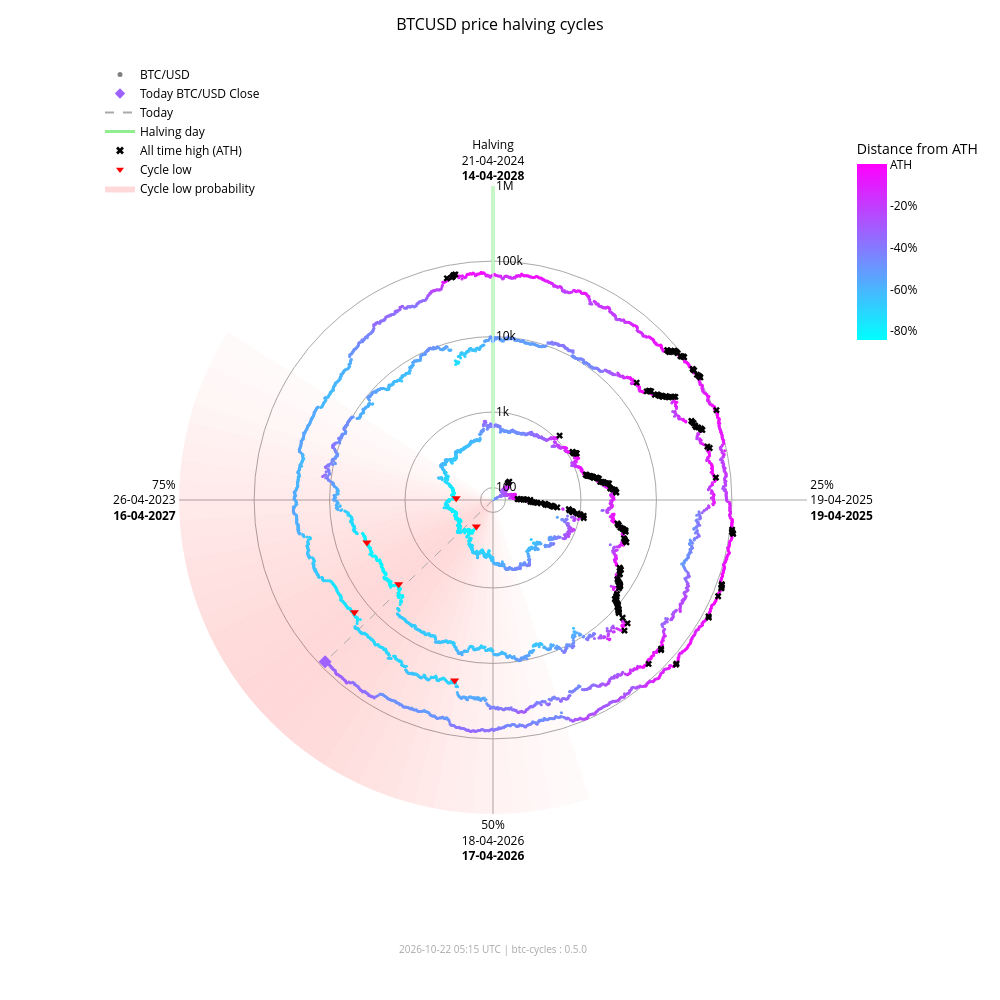

The cell this chart's notebook holds for it:
### Markdown cell above
### Interactive chart (plotly)

### Code cell
fig_interactive = btc.plot(
    kind="interactive",
    from_date="2012-11-28",
)
# plotly config for interactivity
config = {"scrollZoom": True, "displayModeBar": True}
# display in notebook
fig_interactive.show(config=config)

### Figure 1 — Plotly figure (JSON) as saved in the notebook; plotly's stock layout.template omitted (floating-point values rounded to 4 significant figures; data arrays with more than 128 entries replaced by an {"elided": "..."} marker saying what was removed)
{"data": [{"fill": "toself", "fillcolor": "rgba(255,0,0,0.018306980149439524)", "hoverinfo": "skip", "line": {"width": 0}, "mode": "lines", "r": [68.43, 1000000, 1000000, 68.43, 68.43], "showlegend": false, "theta": [162.0, 162.0, 165.6, 165.6, 162.0], "type": "scatterpolar"}, {"fill": "toself", "fillcolor": "rgba(255,0,0,0.02405911634527998)", "hoverinfo": "skip", "line": {"width": 0}, "mode": "lines", "r": [68.43, 1000000, 1000000, 68.43, 68.43], "showlegend": false, "theta": [165.6, 165.6, 169.2, 169.2, 165.6], "type": "scatterpolar"}, {"fill": "toself", "fillcolor": "rgba(255,0,0,0.030803449372254352)", "hoverinfo": "skip", "line": {"width": 0}, "mode": "lines", "r": [68.43, 1000000, 1000000, 68.43, 68.43], "showlegend": false, "theta": [169.2, 169.2, 172.8, 172.8, 169.2], "type": "scatterpolar"}, {"fill": "toself", "fillcolor": "rgba(255,0,0,0.03847233586005252)", "hoverinfo": "skip", "line": {"width": 0}, "mode": "lines", "r": [68.43, 1000000, 1000000, 68.43, 68.43], "showlegend": false, "theta": [172.8, 172.8, 176.4, 176.4, 172.8], "type": "scatterpolar"}, {"fill": "toself", "fillcolor": "rgba(255,0,0,0.04694405159551339)", "hoverinfo": "skip", "line": {"width": 0}, "mode": "lines", "r": [68.43, 1000000, 1000000, 68.43, 68.43], "showlegend": false, "theta": [176.4, 176.4, 180.0, 180.0, 176.4], "type": "scatterpolar"}, {"fill": "toself", "fillcolor": "rgba(255,0,0,0.05605603979818329)", "hoverinfo": "skip", "line": {"width": 0}, "mode": "lines", "r": [68.43, 1000000, 1000000, 68.43, 68.43], "showlegend": false, "theta": [180.0, 180.0, 183.6, 183.6, 180.0], "type": "scatterpolar"}, {"fill": "toself", "fillcolor": "rgba(255,0,0,0.06562330627802694)", "hoverinfo": "skip", "line": {"width": 0}, "mode": "lines", "r": [68.43, 1000000, 1000000, 68.43, 68.43], "showlegend": false, "theta": [183.6, 183.6, 187.2, 187.2, 183.6], "type": "scatterpolar"}, {"fill": "toself", "fillcolor": "rgba(255,0,0,0.07545707932574237)", "hoverinfo": "skip", "line": {"width": 0}, "mode": "lines", "r": [68.43, 1000000, 1000000, 68.43, 68.43], "showlegend": false, "theta": [187.2, 187.2, 190.8, 190.8, 187.2], "type": "scatterpolar"}, {"fill": "toself", "fillcolor": "rgba(255,0,0,0.08537841060169407)", "hoverinfo": "skip", "line": {"width": 0}, "mode": "lines", "r": [68.43, 1000000, 1000000, 68.43, 68.43], "showlegend": false, "theta": [190.8, 190.8, 194.4, 194.4, 190.8], "type": "scatterpolar"}, {"fill": "toself", "fillcolor": "rgba(255,0,0,0.09522272137134848)", "hoverinfo": "skip", "line": {"width": 0}, "mode": "lines", "r": [68.43, 1000000, 1000000, 68.43, 68.43], "showlegend": false, "theta": [194.4, 194.4, 198.0, 198.0, 194.4], "type": "scatterpolar"}, {"fill": "toself", "fillcolor": "rgba(255,0,0,0.10483418800389058)", "hoverinfo": "skip", "line": {"width": 0}, "mode": "lines", "r": [68.43, 1000000, 1000000, 68.43, 68.43], "showlegend": false, "theta": [198.0, 198.0, 201.6, 201.6, 198.0], "type": "scatterpolar"}, {"fill": "toself", "fillcolor": "rgba(255,0,0,0.11405248627197925)", "hoverinfo": "skip", "line": {"width": 0}, "mode": "lines", "r": [68.43, 1000000, 1000000, 68.43, 68.43], "showlegend": false, "theta": [201.6, 201.6, 205.2, 205.2, 201.6], "type": "scatterpolar"}, {"fill": "toself", "fillcolor": "rgba(255,0,0,0.12269756305009562)", "hoverinfo": "skip", "line": {"width": 0}, "mode": "lines", "r": [68.43, 1000000, 1000000, 68.43, 68.43], "showlegend": false, "theta": [205.2, 205.2, 208.8, 208.8, 205.2], "type": "scatterpolar"}, {"fill": "toself", "fillcolor": "rgba(255,0,0,0.13055959037792858)", "hoverinfo": "skip", "line": {"width": 0}, "mode": "lines", "r": [68.43, 1000000, 1000000, 68.43, 68.43], "showlegend": false, "theta": [208.8, 208.8, 212.4, 212.4, 208.8], "type": "scatterpolar"}, {"fill": "toself", "fillcolor": "rgba(255,0,0,0.13740037014073872)", "hoverinfo": "skip", "line": {"width": 0}, "mode": "lines", "r": [68.43, 1000000, 1000000, 68.43, 68.43], "showlegend": false, "theta": [212.4, 212.4, 216.0, 216.0, 212.4], "type": "scatterpolar"}, {"fill": "toself", "fillcolor": "rgba(255,0,0,0.14296927208088228)", "hoverinfo": "skip", "line": {"width": 0}, "mode": "lines", "r": [68.43, 1000000, 1000000, 68.43, 68.43], "showlegend": false, "theta": [216.0, 216.0, 219.6, 219.6, 216.0], "type": "scatterpolar"}, {"fill": "toself", "fillcolor": "rgba(255,0,0,0.14703219887325494)", "hoverinfo": "skip", "line": {"width": 0}, "mode": "lines", "r": [68.43, 1000000, 1000000, 68.43, 68.43], "showlegend": false, "theta": [219.6, 219.6, 223.2, 223.2, 219.6], "type": "scatterpolar"}, {"fill": "toself", "fillcolor": "rgba(255,0,0,0.14940752827264187)", "hoverinfo": "skip", "line": {"width": 0}, "mode": "lines", "r": [68.43, 1000000, 1000000, 68.43, 68.43], "showlegend": false, "theta": [223.2, 223.2, 226.8, 226.8, 223.2], "type": "scatterpolar"}, {"fill": "toself", "fillcolor": "rgba(255,0,0,0.15)", "hoverinfo": "skip", "line": {"width": 0}, "mode": "lines", "r": [68.43, 1000000, 1000000, 68.43, 68.43], "showlegend": false, "theta": [226.8, 226.8, 230.4, 230.4, 226.8], "type": "scatterpolar"}, {"fill": "toself", "fillcolor": "rgba(255,0,0,0.14882314851976614)", "hoverinfo": "skip", "line": {"width": 0}, "mode": "lines", "r": [68.43, 1000000, 1000000, 68.43, 68.43], "showlegend": false, "theta": [230.4, 230.4, 234.0, 234.0, 230.4], "type": "scatterpolar"}, {"fill": "toself", "fillcolor": "rgba(255,0,0,0.14600334989350275)", "hoverinfo": "skip", "line": {"width": 0}, "mode": "lines", "r": [68.43, 1000000, 1000000, 68.43, 68.43], "showlegend": false, "theta": [234.0, 234.0, 237.6, 237.6, 234.0], "type": "scatterpolar"}, {"fill": "toself", "fillcolor": "rgba(255,0,0,0.14176315293000513)", "hoverinfo": "skip", "line": {"width": 0}, "mode": "lines", "r": [68.43, 1000000, 1000000, 68.43, 68.43], "showlegend": false, "theta": [237.6, 237.6, 241.2, 241.2, 237.6], "type": "scatterpolar"}, {"fill": "toself", "fillcolor": "rgba(255,0,0,0.1363869302869166)", "hoverinfo": "skip", "line": {"width": 0}, "mode": "lines", "r": [68.43, 1000000, 1000000, 68.43, 68.43], "showlegend": false, "theta": [241.2, 241.2, 244.8, 244.8, 241.2], "type": "scatterpolar"}, {"fill": "toself", "fillcolor": "rgba(255,0,0,0.13017643696734477)", "hoverinfo": "skip", "line": {"width": 0}, "mode": "lines", "r": [68.43, 1000000, 1000000, 68.43, 68.43], "showlegend": false, "theta": [244.8, 244.8, 248.4, 248.4, 244.8], "type": "scatterpolar"}, {"fill": "toself", "fillcolor": "rgba(255,0,0,0.1234063302665758)", "hoverinfo": "skip", "line": {"width": 0}, "mode": "lines", "r": [68.43, 1000000, 1000000, 68.43, 68.43], "showlegend": false, "theta": [248.4, 248.4, 252.0, 252.0, 248.4], "type": "scatterpolar"}, {"fill": "toself", "fillcolor": "rgba(255,0,0,0.11628949020714345)", "hoverinfo": "skip", "line": {"width": 0}, "mode": "lines", "r": [68.43, 1000000, 1000000, 68.43, 68.43], "showlegend": false, "theta": [252.0, 252.0, 255.6, 255.6, 252.0], "type": "scatterpolar"}, {"fill": "toself", "fillcolor": "rgba(255,0,0,0.108959277972535)", "hoverinfo": "skip", "line": {"width": 0}, "mode": "lines", "r": [68.43, 1000000, 1000000, 68.43, 68.43], "showlegend": false, "theta": [255.6, 255.6, 259.2, 259.2, 255.6], "type": "scatterpolar"}, {"fill": "toself", "fillcolor": "rgba(255,0,0,0.1014715299920515)", "hoverinfo": "skip", "line": {"width": 0}, "mode": "lines", "r": [68.43, 1000000, 1000000, 68.43, 68.43], "showlegend": false, "theta": [259.2, 259.2, 262.8, 262.8, 259.2], "type": "scatterpolar"}, {"fill": "toself", "fillcolor": "rgba(255,0,0,0.09382430417652897)", "hoverinfo": "skip", "line": {"width": 0}, "mode": "lines", "r": [68.43, 1000000, 1000000, 68.43, 68.43], "showlegend": false, "theta": [262.8, 262.8, 266.4, 266.4, 262.8], "type": "scatterpolar"}, {"fill": "toself", "fillcolor": "rgba(255,0,0,0.08598937207621672)", "hoverinfo": "skip", "line": {"width": 0}, "mode": "lines", "r": [68.43, 1000000, 1000000, 68.43, 68.43], "showlegend": false, "theta": [266.4, 266.4, 270.0, 270.0, 266.4], "type": "scatterpolar"}, {"fill": "toself", "fillcolor": "rgba(255,0,0,0.07794710108398434)", "hoverinfo": "skip", "line": {"width": 0}, "mode": "lines", "r": [68.43, 1000000, 1000000, 68.43, 68.43], "showlegend": false, "theta": [270.0, 270.0, 273.6, 273.6, 270.0], "type": "scatterpolar"}, {"fill": "toself", "fillcolor": "rgba(255,0,0,0.06971614429145927)", "hoverinfo": "skip", "line": {"width": 0}, "mode": "lines", "r": [68.43, 1000000, 1000000, 68.43, 68.43], "showlegend": false, "theta": [273.6, 273.6, 277.2, 277.2, 273.6], "type": "scatterpolar"}, {"fill": "toself", "fillcolor": "rgba(255,0,0,0.061371174705723626)", "hoverinfo": "skip", "line": {"width": 0}, "mode": "lines", "r": [68.43, 1000000, 1000000, 68.43, 68.43], "showlegend": false, "theta": [277.2, 277.2, 280.8, 280.8, 277.2], "type": "scatterpolar"}, {"fill": "toself", "fillcolor": "rgba(255,0,0,0.05304520605236535)", "hoverinfo": "skip", "line": {"width": 0}, "mode": "lines", "r": [68.43, 1000000, 1000000, 68.43, 68.43], "showlegend": false, "theta": [280.8, 280.8, 284.4, 284.4, 280.8], "type": "scatterpolar"}, {"fill": "toself", "fillcolor": "rgba(255,0,0,0.044916938988340704)", "hoverinfo": "skip", "line": {"width": 0}, "mode": "lines", "r": [68.43, 1000000, 1000000, 68.43, 68.43], "showlegend": false, "theta": [284.4, 284.4, 288.0, 288.0, 284.4], "type": "scatterpolar"}, {"fill": "toself", "fillcolor": "rgba(255,0,0,0.0371870550186571)", "hoverinfo": "skip", "line": {"width": 0}, "mode": "lines", "r": [68.43, 1000000, 1000000, 68.43, 68.43], "showlegend": false, "theta": [288.0, 288.0, 291.6, 291.6, 288.0], "type": "scatterpolar"}, {"fill": "toself", "fillcolor": "rgba(255,0,0,0.030049603184432498)", "hoverinfo": "skip", "line": {"width": 0}, "mode": "lines", "r": [68.43, 1000000, 1000000, 68.43, 68.43], "showlegend": false, "theta": [291.6, 291.6, 295.2, 295.2, 291.6], "type": "scatterpolar"}, {"fill": "toself", "fillcolor": "rgba(255,0,0,0.023665126797805223)", "hoverinfo": "skip", "line": {"width": 0}, "mode": "lines", "r": [68.43, 1000000, 1000000, 68.43, 68.43], "showlegend": false, "theta": [295.2, 295.2, 298.8, 298.8, 295.2], "type": "scatterpolar"}, {"fill": "toself", "fillcolor": "rgba(255,0,0,0.018141004067302662)", "hoverinfo": "skip", "line": {"width": 0}, "mode": "lines", "r": [68.43, 1000000, 1000000, 68.43, 68.43], "showlegend": false, "theta": [298.8, 298.8, 302.4, 302.4, 298.8], "type": "scatterpolar"}, {"hoverinfo": "skip", "line": {"color": "darkgrey", "dash": "dash", "width": 1}, "mode": "lines", "r": [68.43, 84010.0], "showlegend": false, "theta": [226.1, 226.1], "type": "scatterpolar"}, {"hoverinfo": "skip", "line": {"color": "lightgreen", "width": 3}, "mode": "lines", "r": [68.43, 1000000], "showlegend": false, "theta": [0, 0], "type": "scatterpolar"}, {"hoverinfo": "text", "marker": {"color": {"elided": "4926 str values"}, "size": 3}, "mode": "markers", "r": {"elided": "4926 float values"}, "showlegend": false, "text": {"elided": "4926 str values"}, "theta": {"elided": "4926 float values"}, "type": "scatterpolar"}, {"hoverinfo": "text", "marker": {"color": "#9d62ff", "size": 10, "symbol": "diamond"}, "mode": "markers", "r": [84010.0], "showlegend": false, "text": ["Today<br>Date: 2026-10-21<br>Price: $84,011.97"], "theta": [226.1], "type": "scatterpolar"}, {"hoverinfo": "text", "marker": {"color": "black", "size": 6, "symbol": "x"}, "mode": "markers", "r": {"elided": "182 float values"}, "showlegend": false, "text": {"elided": "182 str values"}, "theta": {"elided": "182 float values"}, "type": "scatterpolar"}, {"hoverinfo": "text", "marker": {"color": "red", "size": 8, "symbol": "triangle-down"}, "mode": "markers", "r": [178.1, 210.5, 3237.0, 3961.0, 19020.0, 15790.0], "showlegend": false, "text": ["Cycle Low<br>Date: 2015-01-14<br>Price: $178.10<br>ATH distance: -84.5%", "Cycle Low<br>Date: 2015-08-24<br>Price: $210.49<br>ATH distance: -81.7%", "Cycle Low<br>Date: 2018-12-15<br>Price: $3,236.76<br>ATH distance: -83.4%", "Cycle Low<br>Date: 2019-03-15<br>Price: $3,960.91<br>ATH distance: -79.7%", "Cycle Low<br>Date: 2022-06-18<br>Price: $19,017.64<br>ATH distance: -71.9%", "Cycle Low<br>Date: 2022-11-21<br>Price: $15,787.28<br>ATH distance: -76.6%"], "theta": [212.1, 272.7, 228.3, 251.4, 192.0, 231.0], "type": "scatterpolar"}, {"marker": {"color": "grey", "size": 5}, "mode": "markers", "name": "BTC/USD", "r": [null], "theta": [null], "type": "scatterpolar"}, {"marker": {"color": "#9d62ff", "size": 8, "symbol": "diamond"}, "mode": "markers", "name": "Today BTC/USD Close", "r": [null], "theta": [null], "type": "scatterpolar"}, {"line": {"color": "darkgrey", "dash": "dash"}, "mode": "lines", "name": "Today", "r": [null], "theta": [null], "type": "scatterpolar"}, {"line": {"color": "lightgreen", "width": 3}, "mode": "lines", "name": "Halving day", "r": [null], "theta": [null], "type": "scatterpolar"}, {"marker": {"color": "black", "size": 7, "symbol": "x"}, "mode": "markers", "name": "All time high (ATH)", "r": [null], "theta": [null], "type": "scatterpolar"}, {"marker": {"color": "red", "size": 7, "symbol": "triangle-down"}, "mode": "markers", "name": "Cycle low", "r": [null], "theta": [null], "type": "scatterpolar"}, {"fill": "toself", "fillcolor": "rgba(255,0,0,0.15)", "line": {"width": 0}, "mode": "lines", "name": "Cycle low probability", "r": [null], "theta": [null], "type": "scatterpolar"}, {"hoverinfo": "skip", "marker": {"cmax": 0, "cmin": -0.8453, "color": [0], "colorbar": {"len": 0.25, "ticktext": ["ATH", "-20%", "-40%", "-60%", "-80%", "-100%"], "tickvals": [0, -0.2, -0.4, -0.6, -0.8, -1.0], "title": {"text": "Distance from ATH"}, "x": 0.95, "y": 0.92, "yanchor": "top"}, "colorscale": {"elided": "256x2 mixed values"}, "showscale": true, "size": 0}, "mode": "markers", "r": [null], "showlegend": false, "theta": [null], "type": "scatterpolar"}], "layout": {"annotations": [{"font": {"color": "darkgrey", "size": 10}, "showarrow": false, "text": "2026-10-22 05:15 UTC | btc-cycles : 0.5.0", "x": 0.5, "xref": "paper", "y": -0.02, "yref": "paper"}], "font": {"color": "black"}, "height": 1000, "legend": {"bgcolor": "rgba(0,0,0,0)", "font": {"color": "black"}, "x": 0.0, "y": 1.0}, "margin": {"b": 60, "l": 100, "r": 80, "t": 60}, "paper_bgcolor": "white", "plot_bgcolor": "white", "polar": {"angularaxis": {"color": "black", "direction": "clockwise", "gridcolor": "darkgrey", "rotation": 90, "ticktext": ["Halving<br>21-04-2024<br><b>14-04-2028</b>", "25%<br>19-04-2025<br><b>19-04-2025</b>", "50%<br>18-04-2026<br><b>17-04-2026</b>", "75%<br>26-04-2023<br><b>16-04-2027</b>"], "tickvals": [0, 90, 180, 270]}, "bgcolor": "white", "domain": {"x": [0.1, 0.9], "y": [0.05, 0.95]}, "radialaxis": {"angle": 90, "color": "black", "gridcolor": "darkgrey", "range": [1.835, 6.0], "tickangle": 90, "ticktext": ["100", "1k", "10k", "100k", "1M"], "tickvals": [100, 1000, 10000, 100000, 1000000], "type": "log"}}, "title": {"font": {"color": "black", "size": 16}, "text": "BTCUSD price halving cycles", "x": 0.5}, "width": 1000}}
